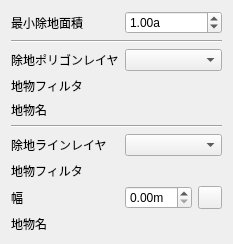
     <widget class="QWidget" name="tab_2">
      <attribute name="title">
       <string>除地</string>
      </attribute>
      <layout class="QVBoxLayout" name="verticalLayout_4">
       <item>
        <layout class="QFormLayout" name="formLayout_8">
         <property name="horizontalSpacing">
          <number>6</number>
         </property>
         <item row="0" column="0">
          <widget class="QLabel" name="label_10">
           <property name="text">
            <string>最小除地面積</string>
           </property>
          </widget>
         </item>
         <item row="0" column="1">
          <widget class="QDoubleSpinBox" name="minJochi">
           <property name="suffix">
            <string>a</string>
           </property>
           <property name="maximum">
            <double>100000.000000000000000</double>
           </property>
           <property name="value">
            <double>1.000000000000000</double>
           </property>
          </widget>
         </item>
         <item row="1" column="0" colspan="2">
          <widget class="Line" name="line_3">
           <property name="orientation">
            <enum>Qt::Orientation::Horizontal</enum>
           </property>
          </widget>
         </item>
         <item row="2" column="0">
          <widget class="QLabel" name="label_29">
           <property name="text">
            <string>除地ポリゴンレイヤ</string>
           </property>
          </widget>
         </item>
         <item row="2" column="1">
          <widget class="QgsMapLayerComboBox" name="jochiPolygon"/>
         </item>
         <item row="3" column="0">
          <widget class="QLabel" name="label_40">
           <property name="text">
            <string>地物フィルタ</string>
           </property>
          </widget>
         </item>
         <item row="3" column="1">
          <widget class="QgsFieldExpressionWidget" name="jochiFilter"/>
         </item>
         <item row="4" column="0">
          <widget class="QLabel" name="label_30">
           <property name="text">
            <string>地物名</string>
           </property>
          </widget>
         </item>
         <item row="4" column="1">
          <widget class="QgsFieldExpressionWidget" name="jochiName"/>
         </item>
         <item row="5" column="0" colspan="2">
          <widget class="Line" name="line_2">
           <property name="orientation">
            <enum>Qt::Orientation::Horizontal</enum>
           </property>
          </widget>
         </item>
         <item row="6" column="0">
          <widget class="QLabel" name="label_31">
           <property name="text">
            <string>除地ラインレイヤ</string>
           </property>
          </widget>
         </item>
         <item row="6" column="1">
          <widget class="QgsMapLayerComboBox" name="sagyodoLine"/>
         </item>
         <item row="7" column="0">
          <widget class="QLabel" name="label_41">
           <property name="text">
            <string>地物フィルタ</string>
           </property>
          </widget>
         </item>
         <item row="7" column="1">
          <widget class="QgsFieldExpressionWidget" name="sagyodoFilter"/>
         </item>
         <item row="8" column="0">
          <widget class="QLabel" name="label_32">
           <property name="text">
            <string>幅</string>
           </property>
          </widget>
         </item>
         <item row="8" column="1">
          <layout class="QHBoxLayout" name="horizontalLayout">
           <item>
            <widget class="QDoubleSpinBox" name="hukuin">
             <property name="suffix">
              <string>m</string>
             </property>
            </widget>
           </item>
           <item>
            <widget class="QgsPropertyOverrideButton" name="hukuinOverride"/>
           </item>
          </layout>
         </item>
         <item row="9" column="0">
          <widget class="QLabel" name="label_33">
           <property name="text">
            <string>地物名</string>
           </property>
          </widget>
         </item>
         <item row="9" column="1">
          <widget class="QgsFieldExpressionWidget" name="jochiNameSagyodo"/>
         </item>
        </layout>
       </item>
      </layout>
     </widget>
